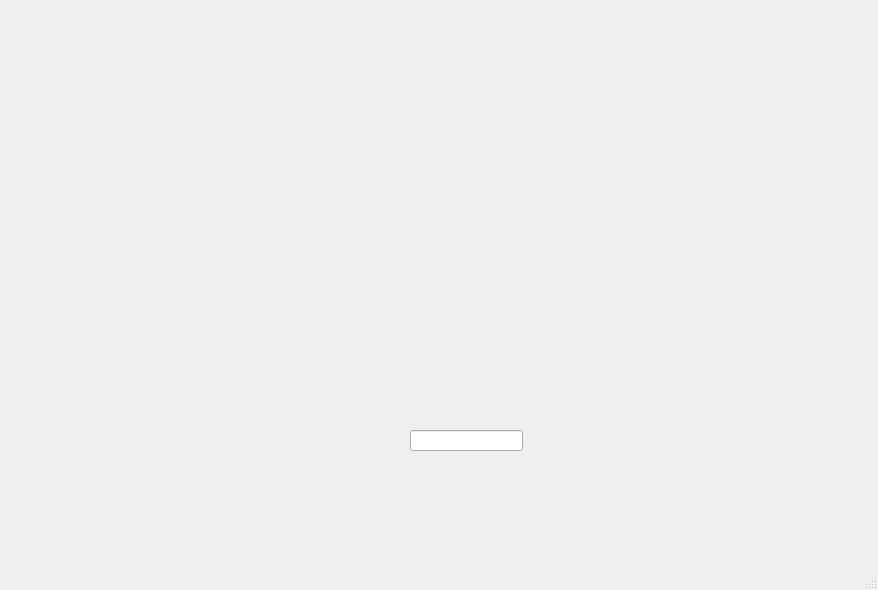
<?xml version="1.0" encoding="UTF-8"?>
<ui version="4.0">
 <class>MainWindow</class>
 <widget class="QMainWindow" name="MainWindow">
  <property name="geometry">
   <rect>
    <x>0</x>
    <y>0</y>
    <width>878</width>
    <height>590</height>
   </rect>
  </property>
  <property name="windowTitle">
   <string>MainWindow</string>
  </property>
  <widget class="QWidget" name="centralwidget">
   <widget class="QLineEdit" name="lineEdit">
    <property name="geometry">
     <rect>
      <x>410</x>
      <y>430</y>
      <width>113</width>
      <height>21</height>
     </rect>
    </property>
   </widget>
  </widget>
  <widget class="QMenuBar" name="menubar">
   <property name="geometry">
    <rect>
     <x>0</x>
     <y>0</y>
     <width>878</width>
     <height>24</height>
    </rect>
   </property>
  </widget>
  <widget class="QStatusBar" name="statusbar"/>
 </widget>
 <resources/>
 <connections/>
</ui>
